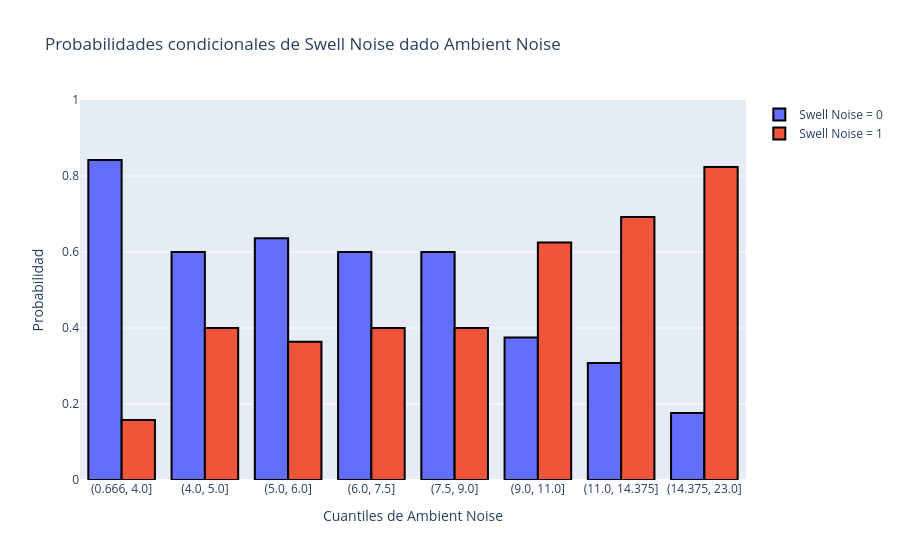

Write notebook code for a chart like this one.
### Code cell
plot_probabilidades_condicionales(df, columna='Ambient Noise', cuantiles=8).show()

### Figure 1 — Plotly figure (JSON) as saved in the notebook; plotly's stock layout.template omitted (floating-point values rounded to 4 significant figures)
{"data": [{"marker": {"line": {"color": "black", "width": 2}}, "name": "Swell Noise = 0", "type": "bar", "x": ["(0.666, 4.0]", "(4.0, 5.0]", "(5.0, 6.0]", "(6.0, 7.5]", "(7.5, 9.0]", "(9.0, 11.0]", "(11.0, 14.375]", "(14.375, 23.0]"], "y": [0.8421, 0.6, 0.6364, 0.6, 0.6, 0.375, 0.3077, 0.1765]}, {"marker": {"line": {"color": "black", "width": 2}}, "name": "Swell Noise = 1", "type": "bar", "x": ["(0.666, 4.0]", "(4.0, 5.0]", "(5.0, 6.0]", "(6.0, 7.5]", "(7.5, 9.0]", "(9.0, 11.0]", "(11.0, 14.375]", "(14.375, 23.0]"], "y": [0.1579, 0.4, 0.3636, 0.4, 0.4, 0.625, 0.6923, 0.8235]}], "layout": {"barmode": "group", "showlegend": true, "title": {"text": "Probabilidades condicionales de Swell Noise dado Ambient Noise"}, "xaxis": {"title": {"text": "Cuantiles de Ambient Noise"}}, "yaxis": {"range": [0, 1], "title": {"text": "Probabilidad"}}}}
